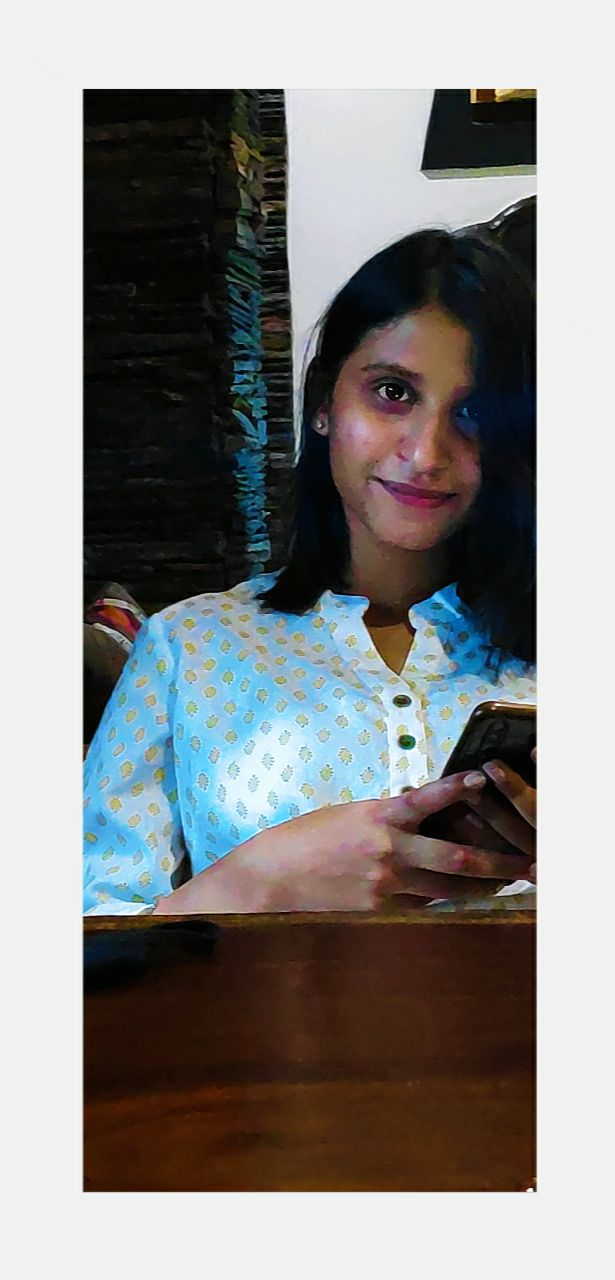
#> input picture Beginner-Task/Image to Pencil Sketch with Python/K1.jpeg, 615 x 1280 px
$ jupyter execute 'ImageToPencilSketch .ipynb'
#> lines starting #> are read from the running program, lines starting #| are printed output that depends on the picture
[cell 1]
import cv2

[cell 2]
#Reading the RBG Image
image = cv2.imread("K1.jpeg")
#> image is the input picture: shape (1280, 615, 3); mean B, G, R 133.6, 134.7, 135.4

[cell 3]
#Converting the RBG Image into Greyscale Image
gray_image = cv2.cvtColor(image, cv2.COLOR_BGR2GRAY)
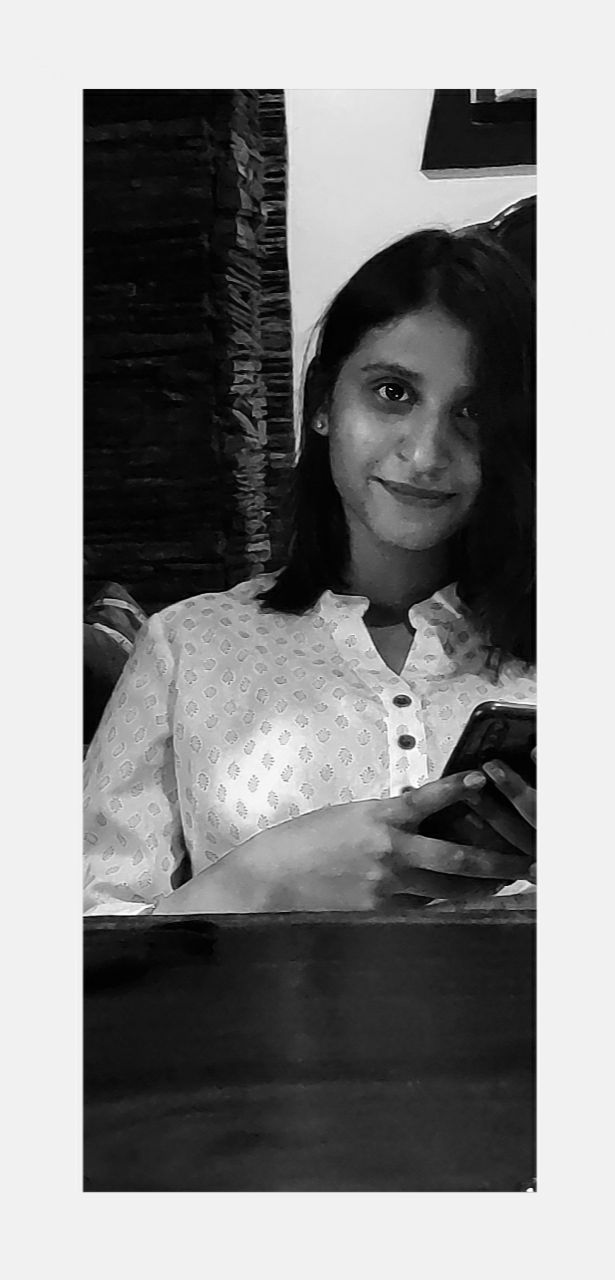
#> gray_image: shape (1280, 615); min 0, max 255, mean 134.8

[cell 4]
#Inverting the Greyscale Image
inverted_image = 255 - gray_image
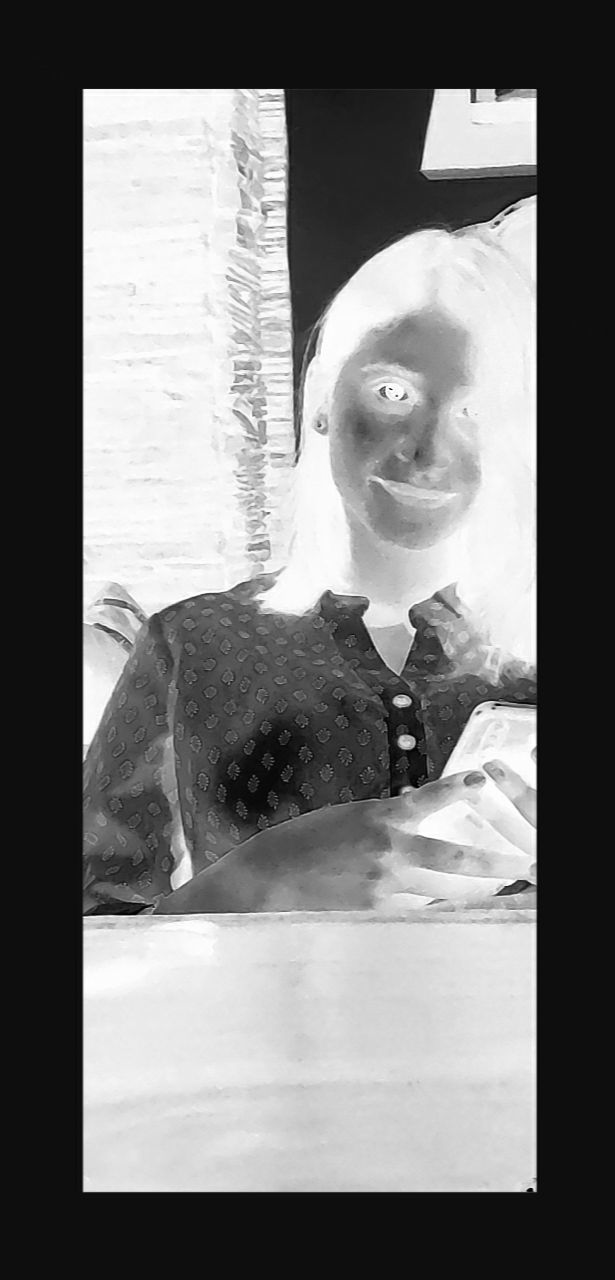
#> inverted_image: shape (1280, 615); min 0, max 255, mean 120.2

[cell 5]
#Blurring the Image with the help of GaussianBlur Function
blurred = cv2.GaussianBlur(inverted_image, (21, 21), 0)
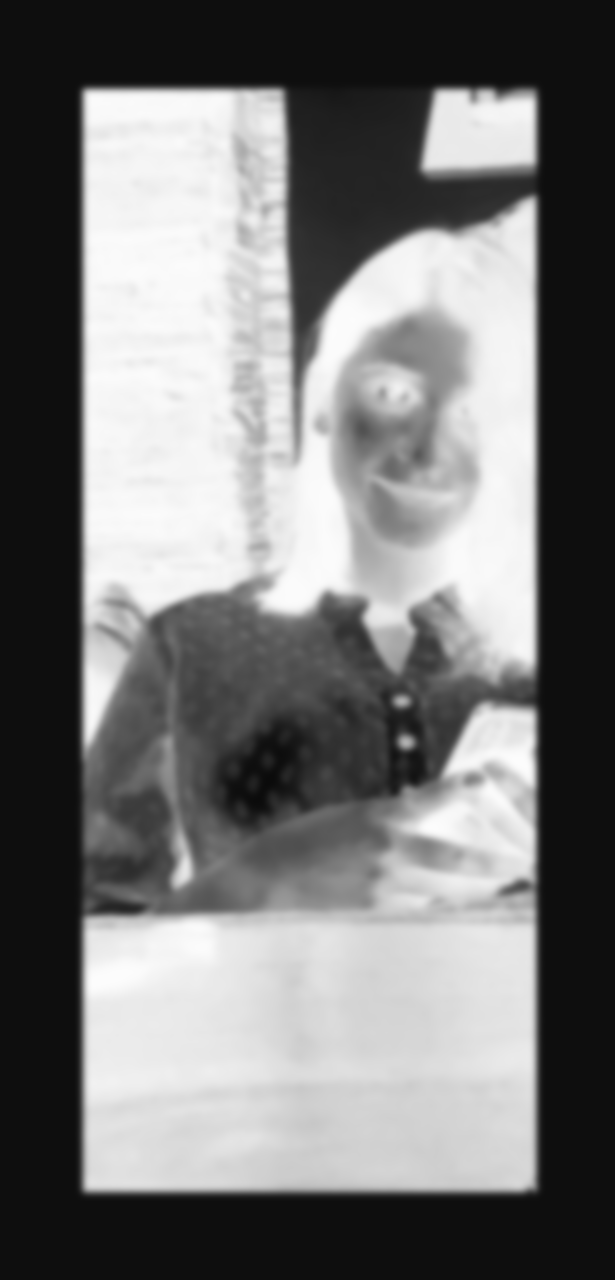
#> blurred: shape (1280, 615); min 11, max 252, mean 120.2

[cell 6]
#Converting the blurred Image into Pencil Sketch
inverted_blurred = 255 - blurred
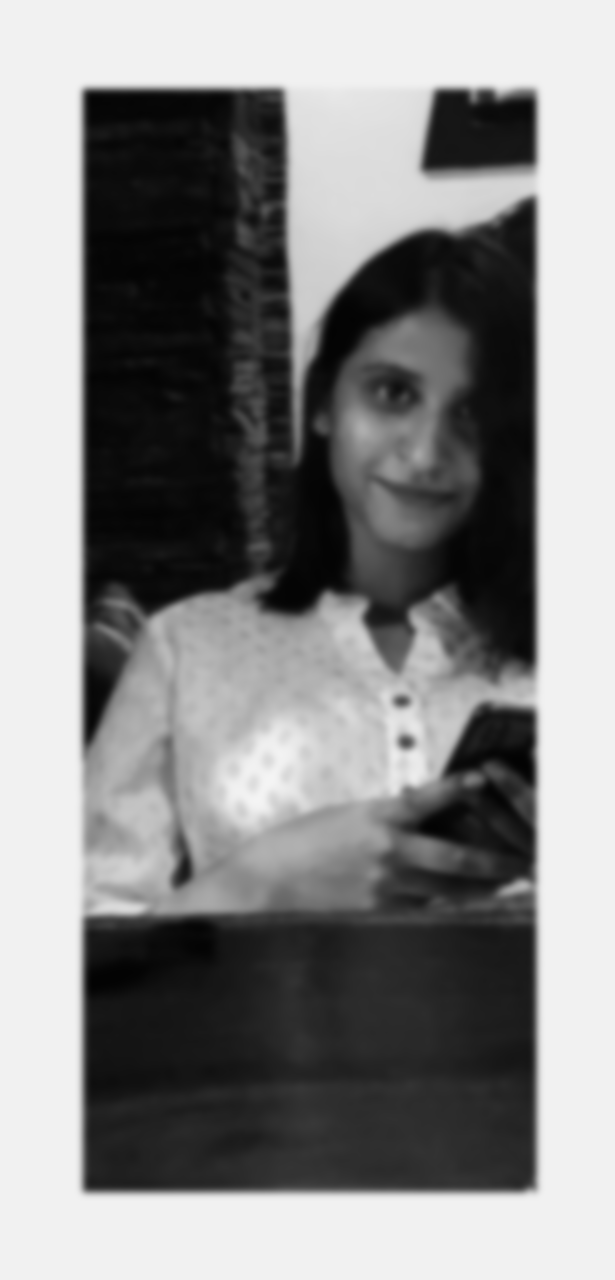
#> inverted_blurred: shape (1280, 615); min 3, max 244, mean 134.8
pencil_sketch = cv2.divide(gray_image, inverted_blurred, scale=256.0)
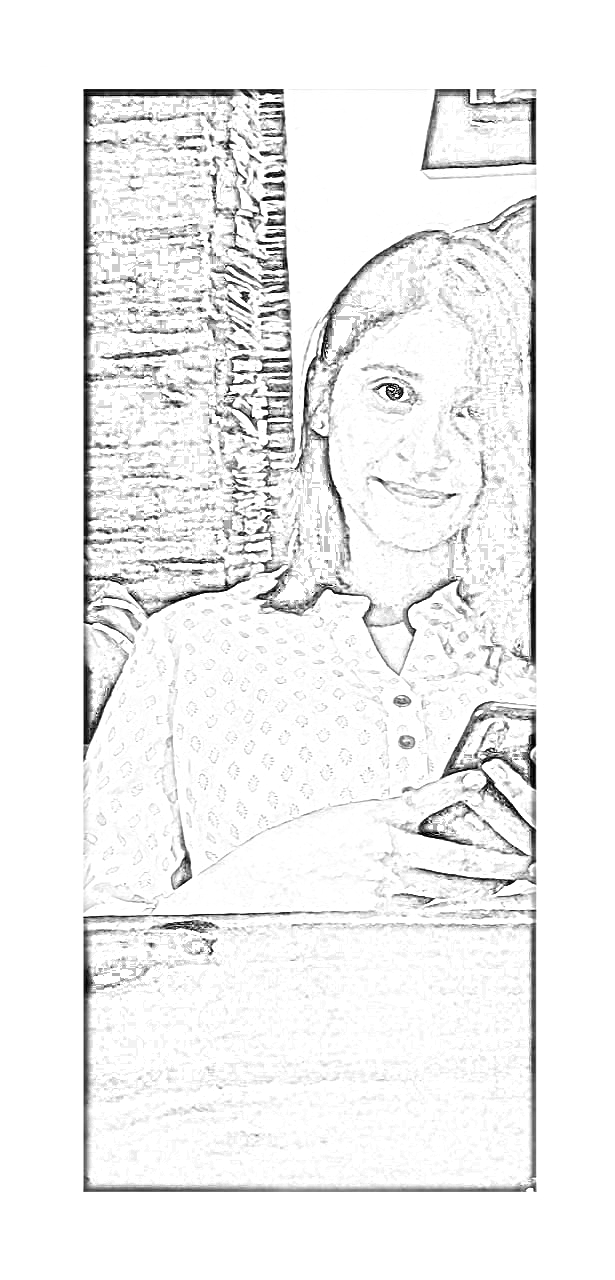
#> pencil_sketch: shape (1280, 615); min 0, max 255, mean 240.7
cv2.imshow("Sketch", pencil_sketch)
cv2.waitKey(0)

$ run again, with Beginner-Task/Image to Pencil Sketch with Python/K.jpeg copied over Beginner-Task/Image to Pencil Sketch with Python/K1.jpeg
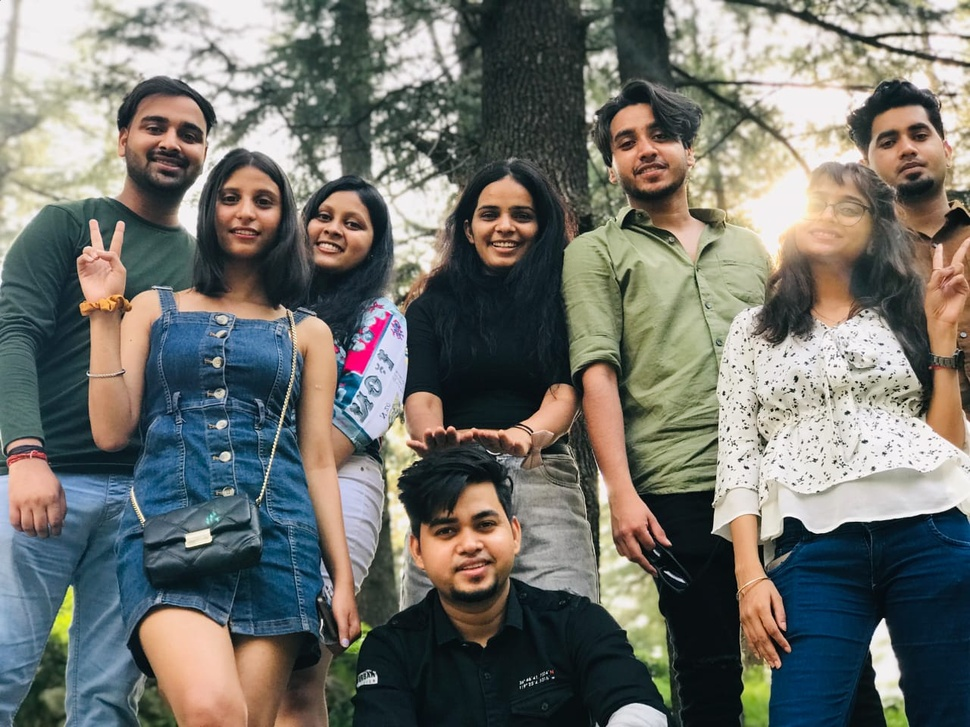
#> input picture Beginner-Task/Image to Pencil Sketch with Python/K.jpeg, 970 x 727 px, shrunk from 1280 x 960 before the run
#> image is the input picture: shape (727, 970, 3); mean B, G, R 108.1, 114, 113.4
#> `inverted_blurred = 255 - blurred`:
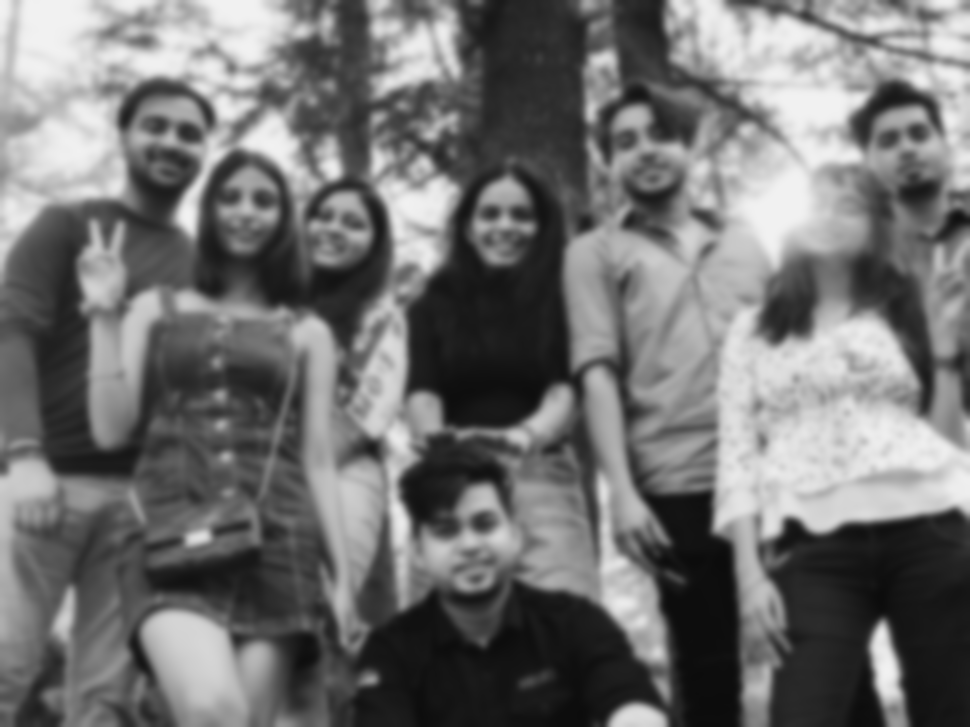
#> inverted_blurred: shape (727, 970); min 11, max 241, mean 113.1
#> `pencil_sketch = cv2.divide(gray_image, inverted_blurred, scale=256.0)`:
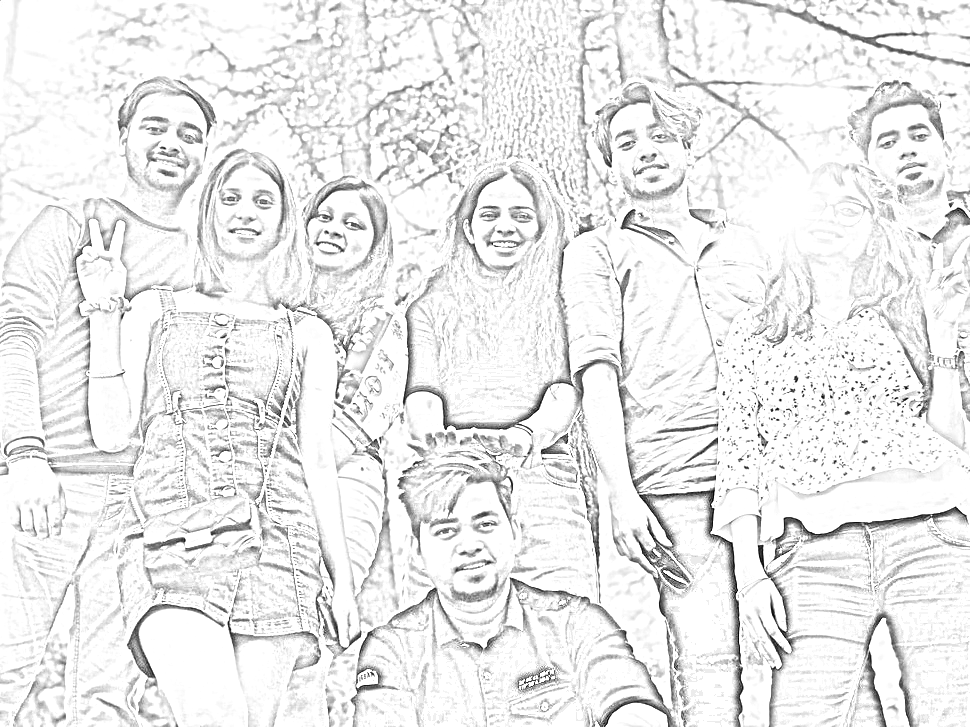
#> pencil_sketch: shape (727, 970); min 0, max 255, mean 235.2
